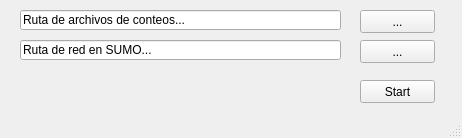
<?xml version="1.0" encoding="UTF-8"?>
<ui version="4.0">
 <class>MainWindow</class>
 <widget class="QMainWindow" name="MainWindow">
  <property name="geometry">
   <rect>
    <x>0</x>
    <y>0</y>
    <width>462</width>
    <height>138</height>
   </rect>
  </property>
  <property name="windowTitle">
   <string>Superblocks</string>
  </property>
  <widget class="QWidget" name="centralwidget">
   <widget class="QPushButton" name="pushButton">
    <property name="geometry">
     <rect>
      <x>360</x>
      <y>10</y>
      <width>75</width>
      <height>23</height>
     </rect>
    </property>
    <property name="text">
     <string>...</string>
    </property>
   </widget>
   <widget class="QPushButton" name="pushButton_2">
    <property name="geometry">
     <rect>
      <x>360</x>
      <y>40</y>
      <width>75</width>
      <height>23</height>
     </rect>
    </property>
    <property name="text">
     <string>...</string>
    </property>
   </widget>
   <widget class="QLineEdit" name="lineEdit">
    <property name="geometry">
     <rect>
      <x>20</x>
      <y>10</y>
      <width>321</width>
      <height>20</height>
     </rect>
    </property>
    <property name="text">
     <string>Ruta de archivos de conteos...</string>
    </property>
   </widget>
   <widget class="QLineEdit" name="lineEdit_2">
    <property name="geometry">
     <rect>
      <x>20</x>
      <y>40</y>
      <width>321</width>
      <height>20</height>
     </rect>
    </property>
    <property name="text">
     <string>Ruta de red en SUMO...</string>
    </property>
   </widget>
   <widget class="QPushButton" name="pushButton_3">
    <property name="geometry">
     <rect>
      <x>360</x>
      <y>80</y>
      <width>75</width>
      <height>23</height>
     </rect>
    </property>
    <property name="text">
     <string>Start</string>
    </property>
   </widget>
  </widget>
  <widget class="QStatusBar" name="statusbar"/>
 </widget>
 <resources/>
 <connections/>
</ui>
